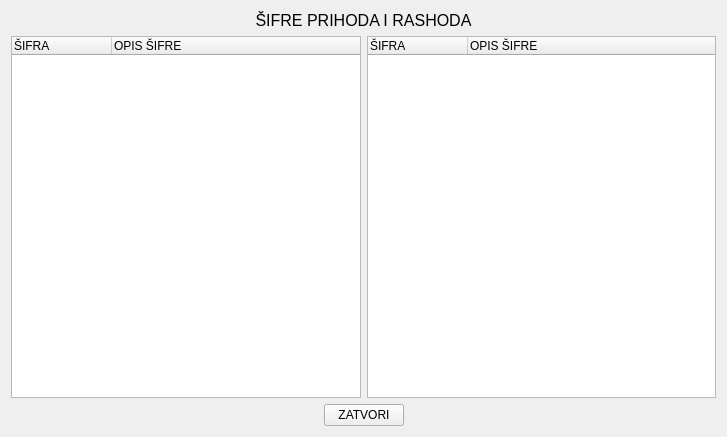
<?xml version="1.0" encoding="UTF-8"?>
<ui version="4.0">
 <class>Form</class>
 <widget class="QWidget" name="Form">
  <property name="geometry">
   <rect>
    <x>0</x>
    <y>0</y>
    <width>727</width>
    <height>437</height>
   </rect>
  </property>
  <property name="windowTitle">
   <string>Form</string>
  </property>
  <property name="styleSheet">
   <string notr="true"/>
  </property>
  <layout class="QVBoxLayout" name="verticalLayout">
   <item>
    <widget class="QLabel" name="label">
     <property name="font">
      <font>
       <pointsize>12</pointsize>
      </font>
     </property>
     <property name="text">
      <string>ŠIFRE PRIHODA I RASHODA</string>
     </property>
     <property name="alignment">
      <set>Qt::AlignCenter</set>
     </property>
    </widget>
   </item>
   <item>
    <layout class="QHBoxLayout" name="horizontalLayout">
     <item>
      <widget class="QTreeWidget" name="tree_income">
       <property name="alternatingRowColors">
        <bool>true</bool>
       </property>
       <column>
        <property name="text">
         <string>ŠIFRA</string>
        </property>
       </column>
       <column>
        <property name="text">
         <string>OPIS ŠIFRE</string>
        </property>
       </column>
      </widget>
     </item>
     <item>
      <widget class="QTreeWidget" name="tree_outcome">
       <property name="alternatingRowColors">
        <bool>true</bool>
       </property>
       <column>
        <property name="text">
         <string>ŠIFRA</string>
        </property>
       </column>
       <column>
        <property name="text">
         <string>OPIS ŠIFRE</string>
        </property>
       </column>
      </widget>
     </item>
    </layout>
   </item>
   <item>
    <layout class="QHBoxLayout" name="horizontalLayout_2">
     <item>
      <spacer name="horizontalSpacer">
       <property name="orientation">
        <enum>Qt::Horizontal</enum>
       </property>
       <property name="sizeHint" stdset="0">
        <size>
         <width>40</width>
         <height>20</height>
        </size>
       </property>
      </spacer>
     </item>
     <item>
      <widget class="QPushButton" name="btn_close">
       <property name="text">
        <string>ZATVORI</string>
       </property>
      </widget>
     </item>
     <item>
      <spacer name="horizontalSpacer_2">
       <property name="orientation">
        <enum>Qt::Horizontal</enum>
       </property>
       <property name="sizeHint" stdset="0">
        <size>
         <width>40</width>
         <height>20</height>
        </size>
       </property>
      </spacer>
     </item>
    </layout>
   </item>
  </layout>
 </widget>
 <resources/>
 <connections/>
</ui>
